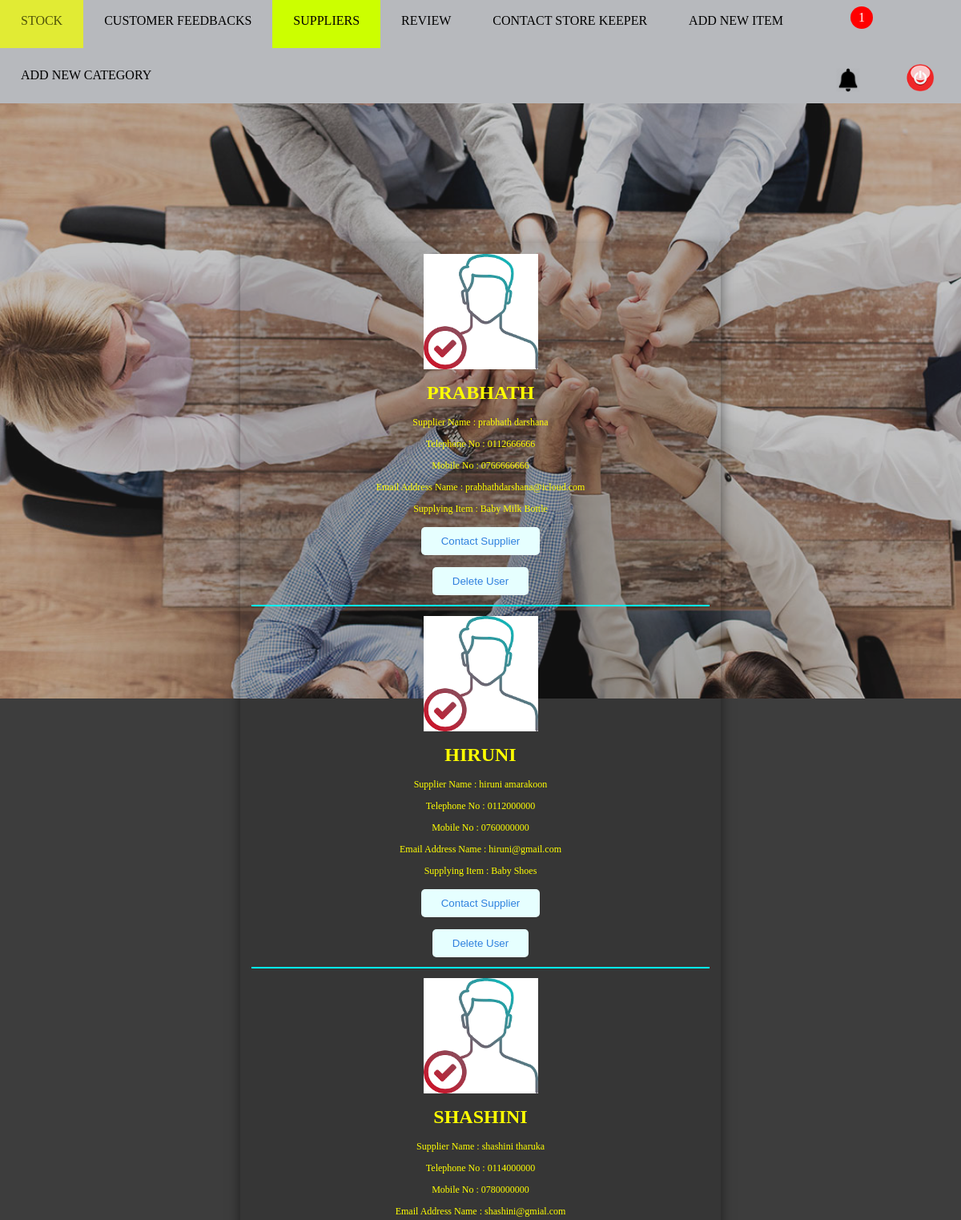
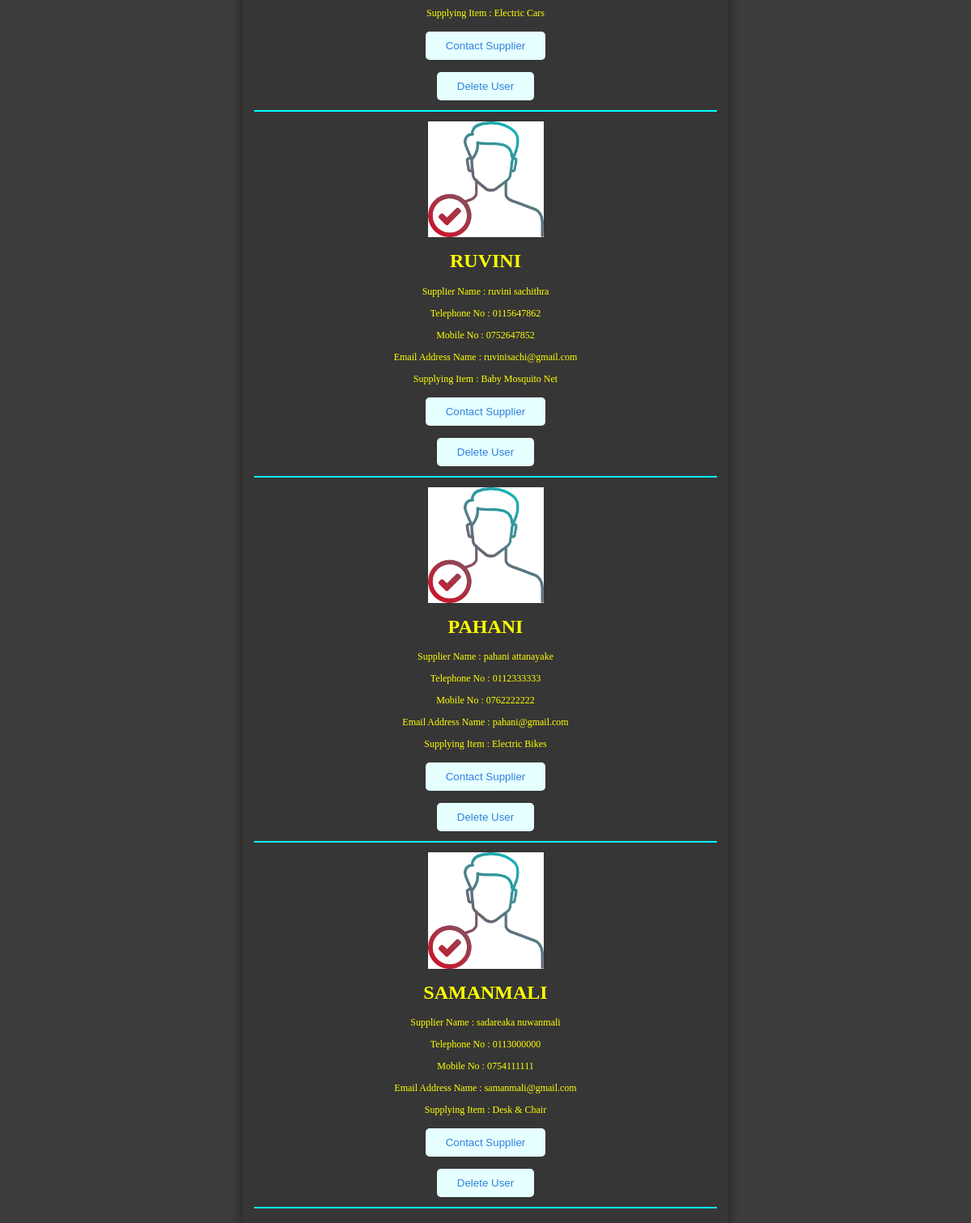
Screenshot of /manager/Msuppliers.php (signed in) with the database file from the repository (2 pictures, top to bottom).
### tables this page shows
CREATE TABLE IF NOT EXISTS `user_duplicate` (
  `user_id` int(10) NOT NULL,
  `username` varchar(15) NOT NULL,
  `password` varchar(20) NOT NULL,
  PRIMARY KEY (`username`)
);

CREATE TABLE IF NOT EXISTS `users` (
  `user_id` int(10) NOT NULL,
  `username` varchar(15) NOT NULL,
  `password` varchar(20) NOT NULL,
  PRIMARY KEY (`username`)
);

CREATE TABLE IF NOT EXISTS `new_suppliers` (
  `fname` text NOT NULL,
  `lname` text NOT NULL,
  `id` text NOT NULL,
  `age` text NOT NULL,
  `email` text NOT NULL,
  `fixed_tp` text NOT NULL,
  `mobile_tp` text NOT NULL,
  `sex` text NOT NULL,
  `ex_year` text NOT NULL,
  `goods` varchar(200) NOT NULL,
  `import_from` text NOT NULL,
  `username` text NOT NULL,
  `password` text NOT NULL
);

### manager/Msuppliers.php (the view, shortened to what this page needs)
<?php require_once('connection.php'); ?>
<?php
	$data="SELECT * FROM users";
	$result=mysqli_query($con,$data);
?>
<html>
<head>
	<link rel="stylesheet" href="Mall_css.css" type="text/css">
	<link rel="stylesheet" href="Msupplier_css.css" type="text/css">
</head>
<body bgcolor="#3d3d3d">
	<div class="container">
		<div class="nav">
				<ul class="link_list_for_others" style="z-index: 1">
					<li class="nav_li"><a href="Mone_by_one_stock.php?id=100"> STOCK </a></li>
				 	<li class="nav_li"><a href="Mcusfeed.php"> CUSTOMER FEEDBACKS </a></li>
				 	<li class="nav_li"><a class="active" href="Msuppliers.php"> SUPPLIERS </a></li>
				 	<li class="nav_li" id="dropdown">
  					     <a> REVIEW </a>
				 	</li>
					<li class="nav_li"><a href="M_sk_contact.php"> CONTACT STORE KEEPER </a></li>
					<li class="nav_li"><a href="add_item.php"> ADD NEW ITEM </a></li>
					<li class="nav_li"><a href="M_add_category.php"> ADD NEW CATEGORY </a></li>
				 	<li class="nav_li" style="float: right">
				 		<a href="logout_session.php">
				 			<img class="logoutB" src="../images/logout.png">
				 		</a>
				 	</li>
				 	<li class="nav_li" id="dropdown1" style="float: right">
				 		<a>
				 			 <img class="notimage" src="../images/noti.png">
				 		</a>
				 				  <span id="notifi">
				 		  				1
						 		  </span>
				 	</li>
				</ul>
		</div>
			<div class="middle">
				<table border="0" cellspacing="2px" cellpadding="2px" width="90%" class="suppplier_table">
					<?php
						while($row=mysqli_fetch_assoc($result)){
							$x="SELECT * FROM user_duplicate";
							$re=mysqli_query($con,$x);
							$uname=$row['username'];
							while($ro=mysqli_fetch_assoc($re)){
								$un=$ro['username'];
								if($uname==$un){
					?>
						<tr>
							<td class="columns">
								<div class="supplier_div">
									<img src="../images/images.png" class="sup_image"> <br>
									<?php
									echo '<h1 align=center class=itemname> ' .$uname. '</h1>';
									?>
									<?php
										$out="SELECT * FROM new_suppliers WHERE username='$uname'";
										$res=mysqli_query($con,$out);
										$raw=mysqli_fetch_assoc($res);
										$fname=$raw['fname'];
										$lname=$raw['lname'];
										$ftp=$raw['fixed_tp'];
										$mtp=$raw['mobile_tp'];
										$email=$raw['email'];
										$item=$raw['goods'];
										$uname=$raw['username'];
									echo '<p align=center class=itemname> Supplier Name : ' .$fname. ' ' .$lname.'</p> ';
									echo '<p align=center class=itemname> Telephone No : ' .$ftp. '</p> ';
									echo '<p align=center class=itemname> Mobile No : ' .$mtp. '</p> ';
									echo '<p align=center class=itemname> Email Address Name : ' .$email. '</p> ';
									echo '<p align=center class=itemname> Supplying Item : ' .$item. '<br><br>
										 	 <a href=Mcontact_supplier.php?name='.$uname.'><button id=btn>Contact Supplier</button></a> <br><br>
											 <a href=delete_user.php?name='.$uname.'><button id=btn>Delete User</button></a>
										  </p> <hr color=aqua>';
									?>
								</div>
							</td>
						</tr>
					<?php
								}
							}
					}
					?>
				</table>
			</div>
	</div>
</body>
</html>

### manager/Mall_css.css (style rules this page uses)
body { margin:0; padding:0; background-size:cover; background-position:center; }
.nav { position: fixed; width: 100%; z-index: 1; }
#btn { padding: 10px 25px; background-color: #e6ffff; color:#2f80de; border: 0px; border-radius: 5px; cursor: pointer; }
.link_list_for_others { list-style-type: none; background-color: #b7b9bd; margin-top: -8px; margin-bottom:2px; padding: 0; overflow: hidden; width: 100%; top:0; }
.nav_li a { display: block; color: black; text-align: center; padding: 25px 26px; text-decoration: none; }
.nav_li { float: left; }
.active { background-color: #ccff00; }
.notimage { margin-bottom: -11px; width: 30px; }
.LogoutB { margin-top: -5px; margin-bottom: -15px; width: 48px; }
#notifi { position: absolute; top: 8px; right: 110px; padding: 5px 10px; border-radius: 50%; background-color: red; color: white; }

### manager/Msupplier_css.css (style rules this page uses)
.suppplier_table { position: absolute; text-align: center; top: 10%; width:50%; right: 25%; background:rgba(0,0,0,.1); box-sizing:border-box; padding:10px; box-shadow:0 5px 15px rgba(0,0,0,.5); color: aqua; }
.columns { font-size: 12px; color: yellow; background color:yellow; }
.sup_image { width: 25%; }

### rows the page displays
users: username "PRABHATH"
user_duplicate: new_suppliers.fname "prabhath", new_suppliers.lname "darshana", new_suppliers.fixed_tp "0112666666", new_suppliers.mobile_tp "0766666666", new_suppliers.email "prabhathdarshana@icloud.com", new_suppliers.goods "Baby Milk Bottle"
users: username "HIRUNI"
user_duplicate: new_suppliers.fname "hiruni", new_suppliers.lname "amarakoon", new_suppliers.fixed_tp "0112000000", new_suppliers.mobile_tp "0760000000", new_suppliers.email "hiruni@gmail.com", new_suppliers.goods "Baby Shoes"
users: username "SHASHINI"
user_duplicate: new_suppliers.fname "shashini", new_suppliers.lname "tharuka", new_suppliers.fixed_tp "0114000000", new_suppliers.mobile_tp "0780000000", new_suppliers.email "shashini@gmial.com", new_suppliers.goods "Electric Cars"
users: username "RUVINI"
user_duplicate: new_suppliers.fname "ruvini", new_suppliers.lname "sachithra", new_suppliers.fixed_tp "0115647862", new_suppliers.mobile_tp "0752647852", new_suppliers.email "ruvinisachi@gmail.com", new_suppliers.goods "Baby Mosquito Net"
users: username "PAHANI"
user_duplicate: new_suppliers.fname "pahani", new_suppliers.lname "attanayake", new_suppliers.fixed_tp "0112333333", new_suppliers.mobile_tp "0762222222", new_suppliers.email "pahani@gmail.com", new_suppliers.goods "Electric Bikes"
users: username "SAMANMALI"
user_duplicate: new_suppliers.fname "sadareaka", new_suppliers.lname "nuwanmali", new_suppliers.fixed_tp "0113000000", new_suppliers.mobile_tp "0754111111", new_suppliers.email "samanmali@gmail.com", new_suppliers.goods "Desk & Chair"
